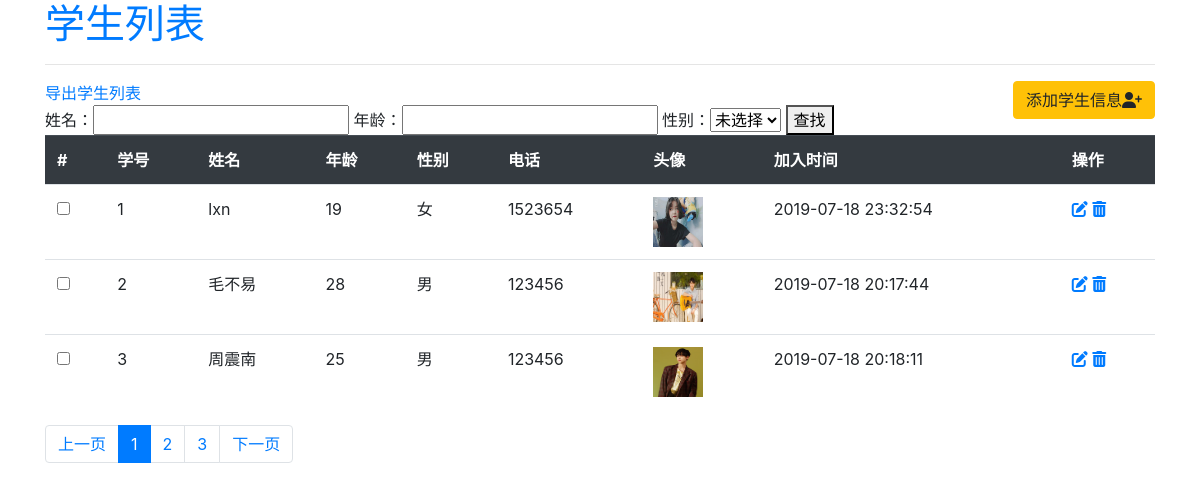
The page /student/index/ on the database its author committed.
### student/models.py (models this page shows, shortened)
class Student(models.Model):
    GENDER_CHOICES = (
        (0,'未选择'),    #(存数据库的值，渲染出来的值)
        (1,'男'),
        (2,'女'),
        (3,'保密')
    )
    no = models.IntegerField(verbose_name='学号',unique=True)
    name = models.CharField(verbose_name='姓名',max_length=20)
    age = models.PositiveSmallIntegerField()
    gender = models.SmallIntegerField(verbose_name='性别',choices=GENDER_CHOICES,default=0)
    phone = models.CharField(verbose_name='电话号码',null=True,blank=True,max_length=50)
    avatar = models.ImageField(verbose_name='头像',upload_to='image/avatar')
    join_time = models.DateTimeField(verbose_name='加入时间',auto_now_add=True)
    last_modified_time = models.DateTimeField(verbose_name='上次修改时间',auto_now_add=True)

### student/views.py (the view)
# urls.py: path('index/',views.index),
def index(request):
    page_no = int(request.GET.get('page_no',1)) #从第几页显示
    page_size = int(request.GET.get('page_size',3))#一页显示几条数据
    start_index = (page_no - 1) * page_size #(1-1)*3
    end_index = page_no * page_size
    rows_amount = Student.objects.all().count()
    page_amount = ceil(rows_amount/page_size)
    page_amount_list = [i for i in range(page_amount)]
    if page_size > page_amount or page_size < 0:
        error_message = '请求页码超过最大页码'
    lsj = Student.objects.all().order_by('no')[start_index:end_index]
    context = {
        'lsj':lsj,
        'page_amount_list':page_amount_list,
        'page_previous':page_no - 1,
        'page_no':page_no,
        'page_next':page_no +1,
        }
    return (render(request,'student/index.html',context))

### templates/student/index.html (shortened to what this page needs)
<!DOCTYPE html>
<html lang="en">
<head>
    <link rel="stylesheet" href="https://stackpath.bootstrapcdn.com/bootstrap/4.3.1/css/bootstrap.min.css">
</head>
<body>
<div class="container">
    <h1 class="info"><a href="/student/index/">学生列表</a></h1>
    <hr class="divider">
    <a href="/student/add/"><button class="btn btn-warning btn-ig float-right">添加学生信息<i class="fas fa-user-plus"></i></button></a>
    <a href="{% url 'excel_Excel' %}">导出学生列表</a>
    <form action="/student/derive/" method="post">
        姓名：<input type="text" name="name" />
        年龄：<input type="text" name="age" />
        性别：<select name="gender">
        <option value="0" selected>未选择</option>
    </select>
        <button type="submit">查找</button>
    </form>
<table class="table">
    <tr class="thead-dark">
         <th>#</th>
        <th>学号</th>
        <th>姓名</th>
        <th>年龄</th>
        <th>性别</th>
        <th>电话</th>
        <th>头像</th>
        <th>加入时间</th>
        <th>操作</th>
    </tr>
    {% for stu in lsj %}
    <tr>
        <td><input type="checkbox" name="student"></td>
        <td>{{ stu.no }}</td>
        <td>{{ stu.name }}</td>
        <td>{{ stu.age }}</td>
        <td>{{ stu.get_gender_display }}</td>
        <td>{{ stu.phone }}</td>
        <td><img src="/media/{{ stu.avatar }}" width="50px" height="50px"></td>
        <td>{{ stu.join_time | date:"Y-m-d H:i:s" }}</td>
        <td><a href="/student/{{ stu.no }}/update"><i class="fas fa-edit"></i></a>
            <a href="/student/{{ stu.no }}/delete"><i class="fas fa-trash-alt"></i></a></td>
    </tr>
    {% endfor %}
</table>
     <nav aria-label="page navigation">
         <ul class="pagination">
             <li class="page-item"><a href="?page_no={{ page_previous }}&page_size=3" class="page-link">上一页</a></li>
             {% for i in page_amount_list %}
                 <li {% if forloop.counter == page_no %} class="page-item active" {% else %} class="page-item"{% endif %}
                >
                    <a  href="/student/index/?page_no={{ forloop.counter }}&page_size=3" class="page-link">{{ forloop.counter }}</a>
                </li>
             {% endfor %}
             <li class="page-item"><a href="?page_no={{ page_next }}&page_size=3" class="page-link">下一页</a></li>
         </ul>
     </nav>
</div>
</body>
</html>

### rows shown on the page
Student: no "1", name "lxn", age "19", gender "女", phone "1523654", avatar (picture), join_time "2019-07-18 23:32:54"
Student: no "2", name "毛不易", age "28", gender "男", phone "123456", avatar (picture), join_time "2019-07-18 20:17:44"
Student: no "3", name "周震南", age "25", gender "男", phone "123456", avatar (picture), join_time "2019-07-18 20:18:11"
